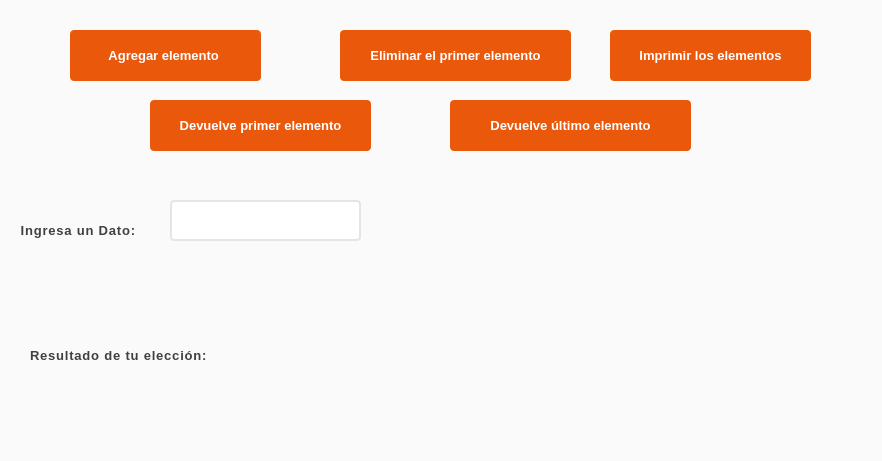
<?xml version="1.0" encoding="UTF-8"?>
<ui version="4.0">
 <class>Dialog</class>
 <widget class="QDialog" name="Dialog">
  <property name="geometry">
   <rect>
    <x>0</x>
    <y>0</y>
    <width>882</width>
    <height>461</height>
   </rect>
  </property>
  <property name="windowTitle">
   <string>Dialog</string>
  </property>
  <property name="styleSheet">
   <string notr="true">/* --- Paleta Premium: Burnt Orange &amp; Minimalist --- */
/* Fondo: #FAFAFA (Blanco brillante muy limpio) */
/* Elementos: #FFFFFF (Blanco puro para campos) */
/* Acento: #EA580C (Naranja Quemado - energía y enfoque) */
/* Texto: #262626 (Negro suave, alta legibilidad) */

QDialog {
    background-color: #FAFAFA;
}

QLabel {
    color: #404040;
    font-size: 13px;
    font-weight: 700;
    text-transform: uppercase;
    letter-spacing: 0.8px;
}

QLineEdit {
    background-color: #FFFFFF;
    border: 1.5px solid #E5E5E5;
    border-radius: 4px;
    padding: 10px 12px;
    font-size: 14px;
    color: #171717;
    selection-background-color: #EA580C;
    selection-color: #FFFFFF;
}

QLineEdit:focus {
    border: 1.5px solid #EA580C;
    background-color: #FFFFFF;
}

/* Botón Principal (Energy Power) */
QPushButton {
    background-color: #EA580C;
    color: #FFFFFF;
    border-radius: 4px;
    padding: 10px 20px;
    font-size: 13px;
    font-weight: 800;
    border: none;
}

QPushButton:hover {
    background-color: #C2410C;
}

QPushButton:pressed {
    background-color: #9A3412;
    padding-top: 12px;
}

/* Botón Secundario (Soft Neutral) */
QPushButton#btnCancelar {
    background-color: #E5E5E5;
    color: #525252;
}

QPushButton#btnCancelar:hover {
    background-color: #D4D4D4;
    color: #171717;
}</string>
  </property>
  <widget class="QPushButton" name="btn_enqueue">
   <property name="geometry">
    <rect>
     <x>70</x>
     <y>30</y>
     <width>191</width>
     <height>51</height>
    </rect>
   </property>
   <property name="text">
    <string>Agregar elemento </string>
   </property>
  </widget>
  <widget class="QPushButton" name="btn_dequeue">
   <property name="geometry">
    <rect>
     <x>340</x>
     <y>30</y>
     <width>231</width>
     <height>51</height>
    </rect>
   </property>
   <property name="text">
    <string>Eliminar el primer elemento</string>
   </property>
  </widget>
  <widget class="QPushButton" name="btn_print">
   <property name="geometry">
    <rect>
     <x>610</x>
     <y>30</y>
     <width>201</width>
     <height>51</height>
    </rect>
   </property>
   <property name="text">
    <string>Imprimir los elementos</string>
   </property>
  </widget>
  <widget class="QPushButton" name="btn_first">
   <property name="geometry">
    <rect>
     <x>150</x>
     <y>100</y>
     <width>221</width>
     <height>51</height>
    </rect>
   </property>
   <property name="text">
    <string>Devuelve primer elemento</string>
   </property>
  </widget>
  <widget class="QPushButton" name="btn_last">
   <property name="geometry">
    <rect>
     <x>450</x>
     <y>100</y>
     <width>241</width>
     <height>51</height>
    </rect>
   </property>
   <property name="text">
    <string>Devuelve último elemento</string>
   </property>
  </widget>
  <widget class="QLabel" name="lbl_resultado">
   <property name="geometry">
    <rect>
     <x>30</x>
     <y>280</y>
     <width>861</width>
     <height>151</height>
    </rect>
   </property>
   <property name="text">
    <string>Resultado de tu elección:</string>
   </property>
  </widget>
  <widget class="QLineEdit" name="txt_dato">
   <property name="geometry">
    <rect>
     <x>170</x>
     <y>200</y>
     <width>191</width>
     <height>41</height>
    </rect>
   </property>
  </widget>
  <widget class="QLabel" name="datolbl">
   <property name="geometry">
    <rect>
     <x>20</x>
     <y>210</y>
     <width>121</width>
     <height>41</height>
    </rect>
   </property>
   <property name="text">
    <string>Ingresa un Dato: </string>
   </property>
   <property name="alignment">
    <set>Qt::AlignCenter</set>
   </property>
  </widget>
 </widget>
 <resources/>
 <connections/>
</ui>
